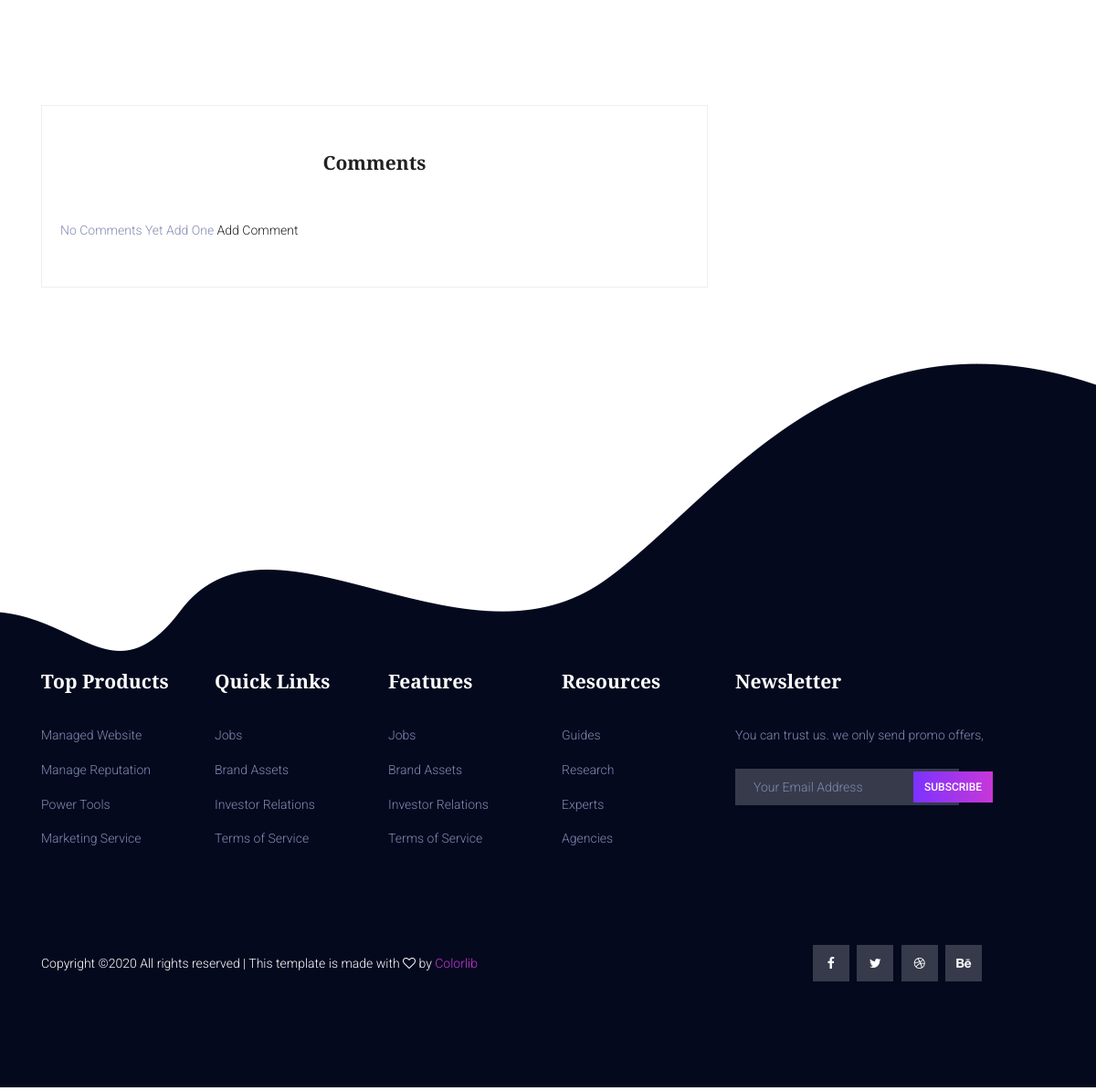
Page /detail/58/ (lower part) on the earlier database version.
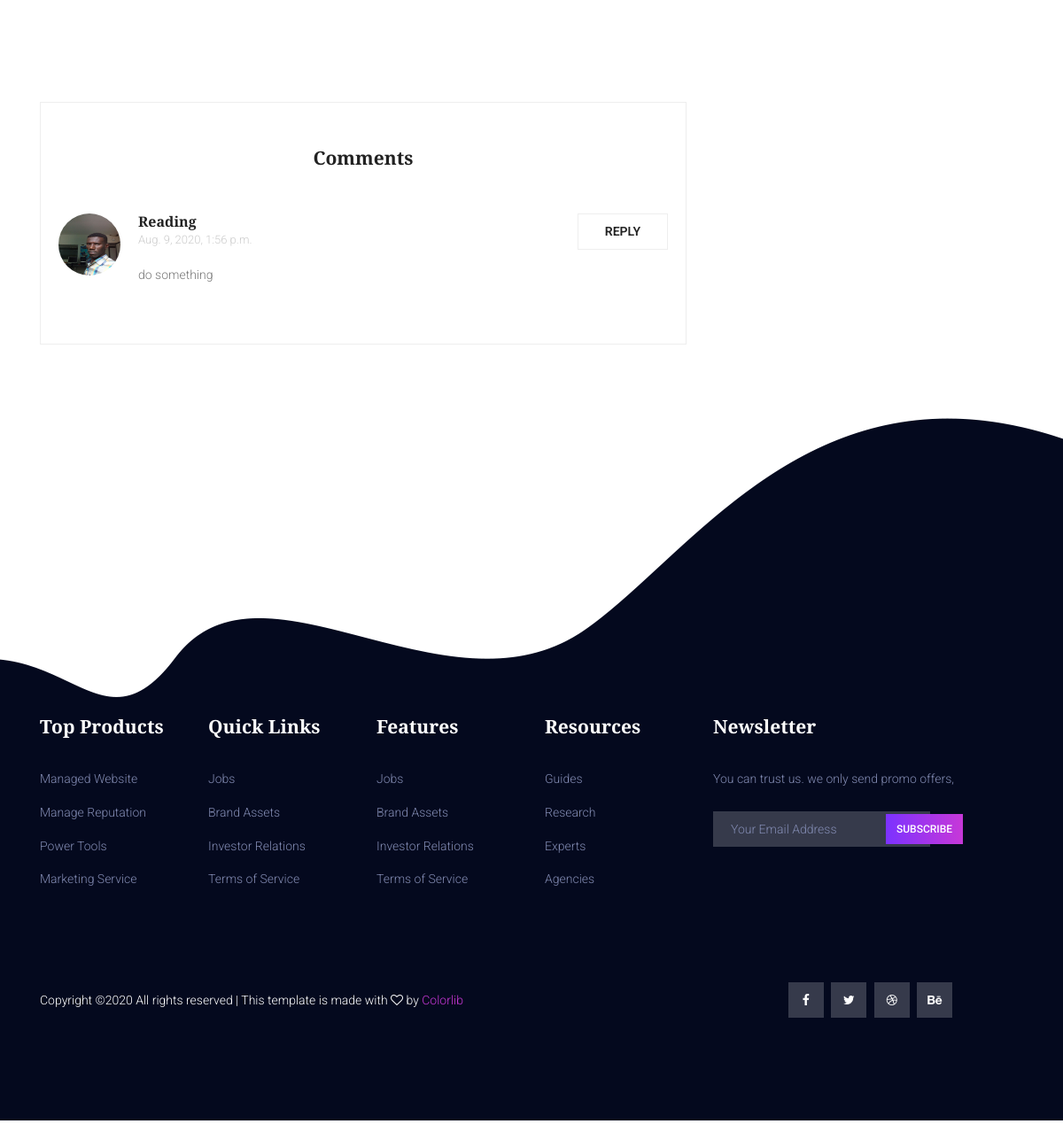
Same page on the later database version.
### course/models.py (models this page shows, shortened)
class Comment(models.Model):
    post=models.ForeignKey(Post,related_name='comments',on_delete=models.CASCADE)
    name=models.CharField(max_length=200)
    body=models.TextField()
    date_added=models.DateTimeField(auto_now_add=True)

class Post(models.Model):
	title=models.CharField(max_length=255)
	author=models.ForeignKey(User,on_delete=models.CASCADE)
	image=models.ImageField(upload_to='images/')
	body=RichTextField(blank=True,null=True)
	post_date=models.DateField(auto_now_add=True)
	category=models.CharField(max_length=200,default='Speaking')
	likes=models.ManyToManyField(User,related_name='blog_posts')
	def total_likes(self):
		return self.likes.count()

class Profile(models.Model):
    user=models.OneToOneField(User,null=True,on_delete=models.CASCADE)
    bio=models.TextField(null=True,blank=True)
    profile_pic=models.ImageField(null=True,blank=True,upload_to='images/profile')
    website_url=models.CharField(max_length=200,null=True,blank=True)
    facebook_url=models.CharField(max_length=200,null=True,blank=True)
    instagram_url=models.CharField(max_length=200,null=True,blank=True)
    twitter_url=models.CharField(max_length=200,null=True,blank=True)

### course/views.py (the view)
# urls.py: path('detail/<int:pk>/',BlogDetail.as_view(),name='detail'),
class BlogDetail(DetailView):
	model=Post
	template_name='course/detail.html'
	def get_context_data(self,*args, **kwargs):
		cat_menu=Category.objects.all()
		stuff=get_object_or_404(Post,id=self.kwargs['pk'])
		total_likes=stuff.total_likes()
		context=super(BlogDetail,self).get_context_data(*args, **kwargs)
		liked=False
		if stuff.likes.filter(id=self.request.user.id).exists():
			liked=True
		context['cat_menu']=cat_menu
		context['total_likes']=total_likes
		context['liked']=liked
		return context

### course/templates/course/detail.html (shortened to what this page needs)
{% extends 'course/base.html' %}
{% load static %}
{% block content %}
<br><br>
	<section class="post-content-area single-post-area">
		<div class="container">
			<div class="row">
				<div class="col-lg-8 posts-list">
					<div class="single-post row">
						<div class="col-lg-3  col-md-3 meta-details">
						</div>
						<div class="col-lg-9 col-md-9">
						</div>
					</div>
				</div>
				<div class="col-lg-4 sidebar-widgets">
				</div>
				<div class="col-lg-8">
					<div class="comments-area">
						<h4>
						<p class="comments col-lg-12 col-md-12 col-6">
							<a href="#"> Comments</a>
						</p>
						</h4>
						{% if not post.comments.all %}
								No Comments Yet Add One <a href="{% url 'add_comment' post.pk%}">Add Comment</a>
						{% else %}
							{% for comment in post.comments.all %}
								<div class="comment-list">
									<div class="single-comment justify-content-between d-flex">
										<div class="user justify-content-between d-flex">
											<div class="thumb">
											{% if post.author.profile.profile_pic %}
												<img src="{{post.author.profile.profile_pic.url}}" width="70" height="70" class="rounded-circle"  alt="">
											{% else %}
												<img src="{% static 'course/images/default_profile_pic.png' %}" width="100" height="100" class="rounded-circle"  alt="">
											{% endif %}
											</div>
											<div class="desc">
												<h5><a href="#">{{comment.name}}</a></h5>
												<p class="date">{{comment.date_added}} </p>
												<p class="comment">
													{{comment.body}}
												</p>
											</div>
										</div>
										<div class="reply-btn">
											<a href="" class="btn-reply text-uppercase">reply</a>
										</div>
									</div>
								</div>
							{% endfor %}
						{% endif %}
				</div>
			</div>
			</div>
		</div>
	</section>
{% endblock content %}

### course/templates/course/base.html (shortened to what this page needs)
<!DOCTYPE html>
{% load static %}
<html lang="en" class="no-js">
<head>
  <link rel="stylesheet" href="{% static 'css/linearicons.css' %}" />
  <link rel="stylesheet" href="{% static 'css/font-awesome.min.css' %}" />
  <link rel="stylesheet" href="{% static 'css/bootstrap.css' %}" />
  <link rel="stylesheet" href="{% static 'css/magnific-popup.css' %}" />
  <link rel="stylesheet" href="{% static 'css/owl.carousel.css' %}" />
  <link rel="stylesheet" href="{% static 'css/nice-select.css' %}">
  <link rel="stylesheet" href="{% static 'css/hexagons.min.css' %}" />
  <link rel="stylesheet" href="https://cdn.jsdelivr.net/themify-icons/0.1.2/css/themify-icons.css" />
  <link rel="stylesheet" href="{% static 'css/main.css'%}" />
</head>
<body>
  {% block content %}
  {% endblock content %}
  <footer class="footer-area section-gap">
		<div class="container">
			<div class="row">
				<div class="col-lg-2 col-md-6 single-footer-widget">
					<h4>Top Products</h4>
					<ul>
						<li><a href="#">Managed Website</a></li>
						<li><a href="#">Manage Reputation</a></li>
						<li><a href="#">Power Tools</a></li>
						<li><a href="#">Marketing Service</a></li>
					</ul>
				</div>
				<div class="col-lg-2 col-md-6 single-footer-widget">
					<h4>Quick Links</h4>
					<ul>
						<li><a href="#">Jobs</a></li>
						<li><a href="#">Brand Assets</a></li>
						<li><a href="#">Investor Relations</a></li>
						<li><a href="#">Terms of Service</a></li>
					</ul>
				</div>
				<div class="col-lg-2 col-md-6 single-footer-widget">
					<h4>Features</h4>
					<ul>
						<li><a href="#">Jobs</a></li>
						<li><a href="#">Brand Assets</a></li>
						<li><a href="#">Investor Relations</a></li>
						<li><a href="#">Terms of Service</a></li>
					</ul>
				</div>
				<div class="col-lg-2 col-md-6 single-footer-widget">
					<h4>Resources</h4>
					<ul>
						<li><a href="#">Guides</a></li>
						<li><a href="#">Research</a></li>
						<li><a href="#">Experts</a></li>
						<li><a href="#">Agencies</a></li>
					</ul>
				</div>
				<div class="col-lg-4 col-md-6 single-footer-widget">
					<h4>Newsletter</h4>
					<p>You can trust us. we only send promo offers,</p>
					<div class="form-wrap" id="mc_embed_signup">
						<form target="_blank" action="https://spondonit.us12.list-manage.com/subscribe/post?u=1462626880ade1ac87bd9c93a&amp;id=92a4423d01"
						 method="get" class="form-inline">
							<input class="form-control" name="EMAIL" placeholder="Your Email Address" onfocus="this.placeholder = ''" onblur="this.placeholder = 'Your Email Address '"
							 required="" type="email">
							<button class="click-btn btn btn-default text-uppercase">subscribe</button>
						</form>
					</div>
				</div>
			</div>
			<div class="footer-bottom row align-items-center">
				<p class="footer-text m-0 col-lg-8 col-md-12">
Copyright &copy;<script>document.write(new Date().getFullYear());</script> All rights reserved | This template is made with <i class="fa fa-heart-o" aria-hidden="true"></i> by <a href="https://colorlib.com" target="_blank">Colorlib</a>
</p>
				<div class="col-lg-4 col-md-12 footer-social">
					<a href="#"><i class="fa fa-facebook"></i></a>
					<a href="#"><i class="fa fa-twitter"></i></a>
					<a href="#"><i class="fa fa-dribbble"></i></a>
					<a href="#"><i class="fa fa-behance"></i></a>
				</div>
			</div>
		</div>
	</footer>
</body>
</html>

Differences in the rows shown:
added Comment: author.profile.profile_pic (picture), name "Reading", date_added "Aug. 9, 2020, 1:56 p.m.", body "do something"
Other differences:
text no longer shown: "No Comments Yet Add One Add Comment"
